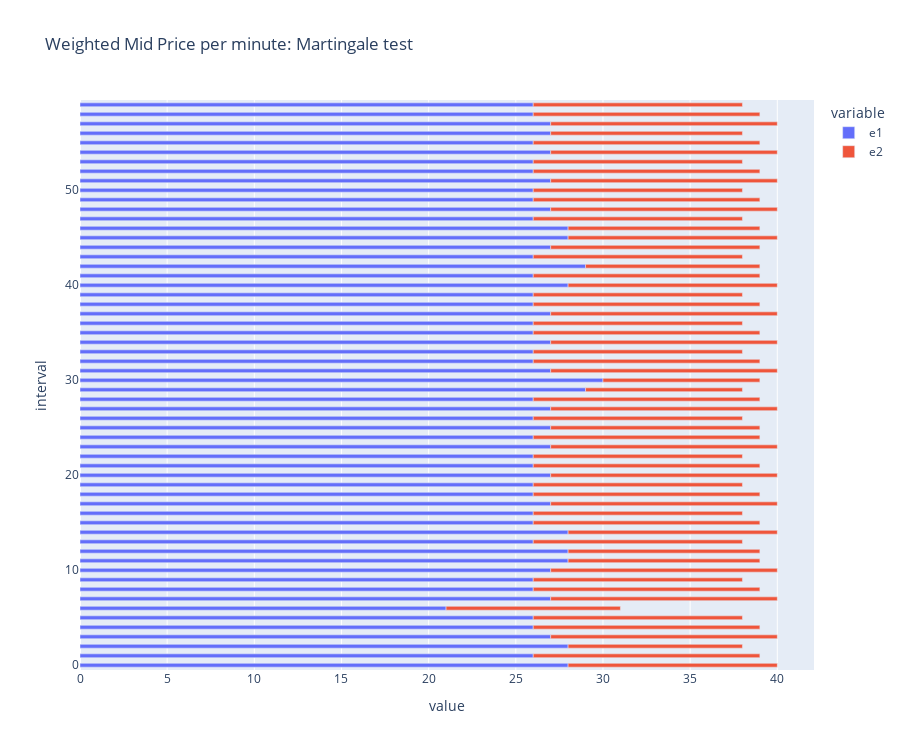

This figure's notebook cell:
### Code cell
fig = px.bar(wmid_exp2_h, x=['e1','e2'], y='interval',orientation='h',title='Weighted Mid Price per minute: Martingale test',
            height=750)
fig.update_layout(barmode='relative', bargap=0.60,bargroupgap=0.0)
fig.show()

### Figure 1 — Plotly figure (JSON) as saved in the notebook; plotly's stock layout.template omitted (floating-point values rounded to 4 significant figures)
{"data": [{"alignmentgroup": "True", "hovertemplate": "variable=e1<br>value=%{x}<br>interval=%{y}<extra></extra>", "legendgroup": "e1", "marker": {"color": "#636efa", "pattern": {"shape": ""}}, "name": "e1", "offsetgroup": "e1", "orientation": "h", "showlegend": true, "textposition": "auto", "type": "bar", "x": [28, 26, 28, 27, 26, 26, 21, 27, 26, 26, 27, 28, 28, 26, 28, 26, 26, 27, 26, 26, 27, 26, 26, 27, 26, 27, 26, 27, 26, 29, 30, 27, 26, 26, 27, 26, 26, 27, 26, 26, 28, 26, 29, 26, 27, 28, 28, 26, 27, 26, 26, 27, 26, 26, 27, 26, 27, 27, 26, 26], "xaxis": "x", "y": [0, 1, 2, 3, 4, 5, 6, 7, 8, 9, 10, 11, 12, 13, 14, 15, 16, 17, 18, 19, 20, 21, 22, 23, 24, 25, 26, 27, 28, 29, 30, 31, 32, 33, 34, 35, 36, 37, 38, 39, 40, 41, 42, 43, 44, 45, 46, 47, 48, 49, 50, 51, 52, 53, 54, 55, 56, 57, 58, 59], "yaxis": "y"}, {"alignmentgroup": "True", "hovertemplate": "variable=e2<br>value=%{x}<br>interval=%{y}<extra></extra>", "legendgroup": "e2", "marker": {"color": "#EF553B", "pattern": {"shape": ""}}, "name": "e2", "offsetgroup": "e2", "orientation": "h", "showlegend": true, "textposition": "auto", "type": "bar", "x": [12, 13, 10, 13, 13, 12, 10, 13, 13, 12, 13, 11, 11, 12, 12, 13, 12, 13, 13, 12, 13, 13, 12, 13, 13, 12, 12, 13, 13, 9, 9, 13, 13, 12, 13, 13, 12, 13, 13, 12, 12, 13, 10, 12, 12, 12, 11, 12, 13, 13, 12, 13, 13, 12, 13, 13, 11, 13, 13, 12], "xaxis": "x", "y": [0, 1, 2, 3, 4, 5, 6, 7, 8, 9, 10, 11, 12, 13, 14, 15, 16, 17, 18, 19, 20, 21, 22, 23, 24, 25, 26, 27, 28, 29, 30, 31, 32, 33, 34, 35, 36, 37, 38, 39, 40, 41, 42, 43, 44, 45, 46, 47, 48, 49, 50, 51, 52, 53, 54, 55, 56, 57, 58, 59], "yaxis": "y"}], "layout": {"bargap": 0.6, "bargroupgap": 0, "barmode": "relative", "height": 750, "legend": {"title": {"text": "variable"}, "tracegroupgap": 0}, "title": {"text": "Weighted Mid Price per minute: Martingale test"}, "xaxis": {"anchor": "y", "domain": [0, 1], "title": {"text": "value"}}, "yaxis": {"anchor": "x", "domain": [0, 1], "title": {"text": "interval"}}}}
